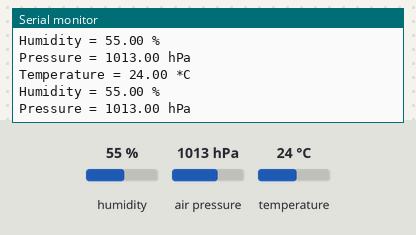
Bench run of a sketch on a simulated ESP32. Parts: the last lines printed to the serial monitor. The test bench sets the inputs (shaded band); at power-on: humidity 55 %, air pressure 1013 hPa, temperature 24 °C.

Above: at 2.8 s.
2.9 s: humidity set to 22 %
At 5.2 s:
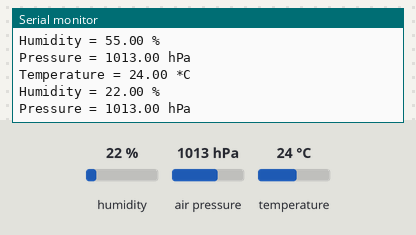
5.6 s: air pressure set to 952 hPa
At 7.0 s:
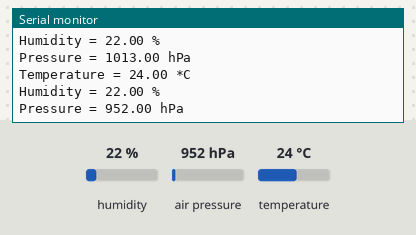
8.3 s: temperature set to 12 °C
At 10.4 s:
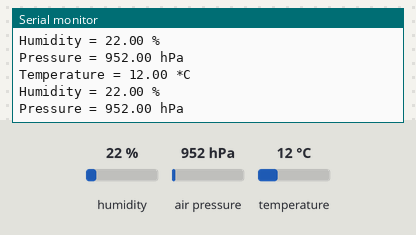

The sketch:

test_BME280.ino
```cpp
#include <Wire.h>
#include <Adafruit_Sensor.h>
#include <Adafruit_BME280.h>

// Create an object for the sensor
Adafruit_BME280 bme;

// Address can be 0x76 or 0x77
#define BME280_ADDRESS 0x76

void setup() {
  Serial.begin(115200);
  while (!Serial);

  // Initialize the sensor
  if (!bme.begin(BME280_ADDRESS)) {
    Serial.println("Could not find a valid BME280 sensor, check wiring!");
    while (1);
  }
}

void loop() {
  Serial.print("Temperature = ");
  Serial.print(bme.readTemperature());
  Serial.println(" *C");

  Serial.print("Humidity = ");
  Serial.print(bme.readHumidity());
  Serial.println(" %");

  Serial.print("Pressure = ");
  Serial.print(bme.readPressure() / 100.0F);
  Serial.println(" hPa");

  delay(2000); // Wait for 2 seconds
}
```

Measured:
- after the input at 2.9 s, the serial monitor: prints a new line after 1.1 s (image 1)
- after the input at 5.6 s, the serial monitor: prints a new line after 0.41 s (image 2)
- after the input at 8.3 s, the serial monitor: prints a new line after 1.7 s (image 3)
